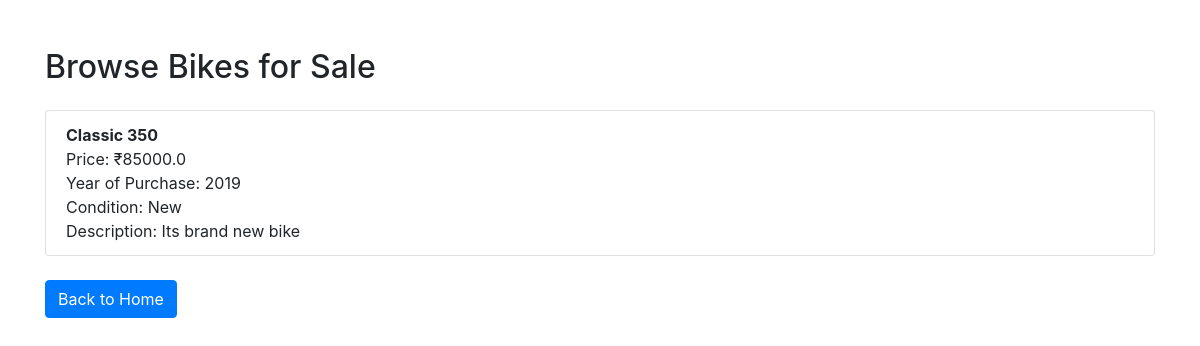
The page /buy (signed in) on the database as committed earlier.
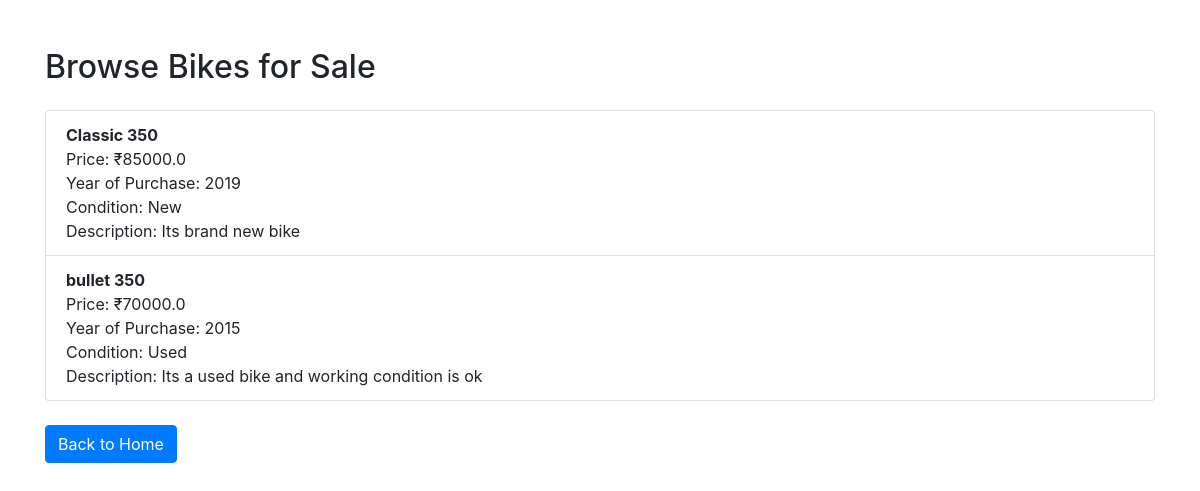
The same page on the database as committed later.
### application.py (models this page shows)
class Product(db.Model):
    id = db.Column(db.Integer, primary_key=True)
    name = db.Column(db.String(100), nullable=False)
    price = db.Column(db.Float, nullable=False)
    year_of_purchase = db.Column(db.Integer, nullable=False)
    condition = db.Column(db.String(50), nullable=False)
    description = db.Column(db.String(500), nullable=True)
    user_id = db.Column(db.Integer, db.ForeignKey('user.id'), nullable=False)
    user = db.relationship('User', backref=db.backref('products', lazy=True))

### application.py (the view)
@app.route('/buy')
@login_required
def buy():
    products = Product.query.all()
    return render_template('buy.html', products=products)

### application.py (called while the page is built)
@login_manager.user_loader
def load_user(user_id):
    return User.query.get(int(user_id))

### templates/buy.html (shortened to what this page needs)
<!DOCTYPE html>
<html lang="en">
<head>
    <link rel="stylesheet" href="https://stackpath.bootstrapcdn.com/bootstrap/4.3.1/css/bootstrap.min.css">
</head>
<body>
    <div class="container mt-5">
        <h2>Browse Bikes for Sale</h2>
        <ul class="list-group mt-4">
            {% for product in products %}
                <li class="list-group-item">
                    <strong>{{ product.name }}</strong><br>
                    Price: ₹{{ product.price }}<br>
                    Year of Purchase: {{ product.year_of_purchase }}<br>
                    Condition: {{ product.condition }}<br>
                    Description: {{ product.description }}<br>
                </li>
            {% else %}
                <li class="list-group-item">No bikes available for sale.</li>
            {% endfor %}
        </ul>
        <br>
        <a href="{{ url_for('home') }}" class="btn btn-primary">Back to Home</a>
    </div>
</body>
</html>

Rows that differ between the two databases and show on the page:
added Product: name "bullet 350", price "70000.0", year_of_purchase "2015", condition "Used", description "Its a used bike and working condition is ok"
